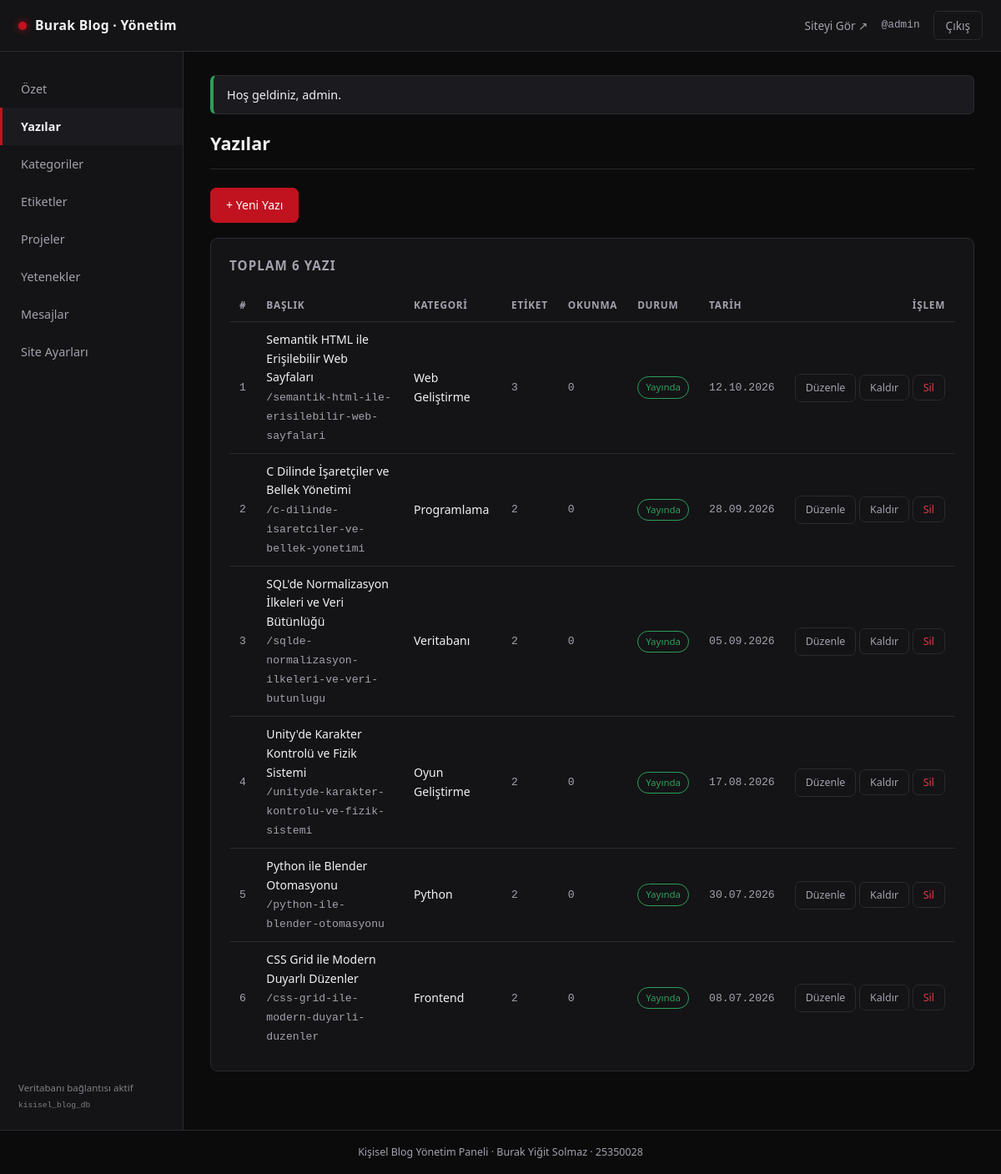
Page /admin/yazilar.php (signed in) on the committed database.
### tables this page shows
CREATE TABLE `articles` (
  `id`           INT UNSIGNED NOT NULL AUTO_INCREMENT,
  `category_id`  INT UNSIGNED NULL,
  `title`        VARCHAR(190) NOT NULL,
  `slug`         VARCHAR(190) NOT NULL,
  `summary`      VARCHAR(400) NOT NULL DEFAULT '',
  `content`      MEDIUMTEXT   NOT NULL,
  `cover_image`  VARCHAR(190) NULL,
  `view_count`   INT UNSIGNED NOT NULL DEFAULT 0,
  `is_published` TINYINT(1)   NOT NULL DEFAULT 1,
  `created_at`   DATETIME     NOT NULL DEFAULT CURRENT_TIMESTAMP,
  `updated_at`   DATETIME     NOT NULL DEFAULT CURRENT_TIMESTAMP ON UPDATE CURRENT_TIMESTAMP,
  PRIMARY KEY (`id`),
  UNIQUE KEY `uq_articles_slug` (`slug`),
  KEY `idx_articles_category` (`category_id`),
  KEY `idx_articles_published` (`is_published`, `created_at`),
  CONSTRAINT `fk_articles_category`
    FOREIGN KEY (`category_id`) REFERENCES `categories` (`id`)
    ON DELETE SET NULL ON UPDATE CASCADE
);

CREATE TABLE `categories` (
  `id`         INT UNSIGNED NOT NULL AUTO_INCREMENT,
  `name`       VARCHAR(80)  NOT NULL,
  `slug`       VARCHAR(100) NOT NULL,
  `created_at` DATETIME     NOT NULL DEFAULT CURRENT_TIMESTAMP,
  PRIMARY KEY (`id`),
  UNIQUE KEY `uq_categories_name` (`name`),
  UNIQUE KEY `uq_categories_slug` (`slug`)
);

### includes/functions.php (called while the page is built, shortened)
<?php
function e(?string $value): string
{
    return htmlspecialchars((string)$value, ENT_QUOTES, 'UTF-8');
}
function url(string $path = ''): string
{
    return BASE_URL . '/' . ltrim($path, '/');
}
function flash_get(): ?array
{
    if (isset($_SESSION['flash'])) {
        $flash = $_SESSION['flash'];
        return $flash;
    }
    return null;
}

### includes/db.php (called while the page is built, shortened)
<?php
function db(): PDO
{
    static $pdo = null;
    if ($pdo instanceof PDO) {
        return $pdo;
    }
    $dsn = sprintf(
        'mysql:host=%s;dbname=%s;charset=utf8mb4',
        DB_HOST,
        DB_NAME
    );
    try {
        $pdo = new PDO($dsn, DB_USER, DB_PASS, [
            PDO::ATTR_ERRMODE            => PDO::ERRMODE_EXCEPTION,
            PDO::ATTR_DEFAULT_FETCH_MODE => PDO::FETCH_ASSOC,
            PDO::ATTR_EMULATE_PREPARES   => false,
        ]);
    } catch (PDOException $e) {
        http_response_code(500);
        exit('Veritabanı bağlantısına erişilemiyor. XAMPP &gt; MySQL çalışıyor mu? (Detay: '
            . htmlspecialchars($e->getMessage(), ENT_QUOTES, 'UTF-8') . ')');
    }
    return $pdo;
}

### admin/includes/auth.php (called while the page is built, shortened)
<?php
require_once dirname(__DIR__, 2) . '/includes/db.php';
require_once dirname(__DIR__, 2) . '/includes/functions.php';
function current_admin(): ?array
{
    static $admin = null;
    if ($admin !== null) {
        return $admin;
    }
    $stmt = db()->prepare('SELECT id, username, created_at FROM admins WHERE id = ? LIMIT 1');
    $stmt->execute([(int)$_SESSION['admin_id']]);
    $row = $stmt->fetch();
    $admin = $row;
    return $admin;
}
function require_login(): array
{
    $admin = current_admin();
    return $admin;
}

### admin/yazilar.php (the view, shortened to what this page needs)
<?php
require_once __DIR__ . '/includes/auth.php';
require_login();
$pdo = db();
$articles = $pdo->query(
    'SELECT a.id, a.title, a.slug, a.view_count, a.is_published, a.created_at,
            c.name AS category_name,
            (SELECT COUNT(*) FROM article_tags at WHERE at.article_id = a.id) AS tag_count
     FROM articles a
     LEFT JOIN categories c ON c.id = a.category_id
     ORDER BY a.created_at DESC, a.id DESC'
)->fetchAll();
$adminTitle = 'Yazılar';
require __DIR__ . '/includes/layout-header.php';
?>
<div class="btn-row" style="margin-bottom:18px">
  <a class="btn btn-primary" href="<?= e(url('admin/yazi-form.php')) ?>">+ Yeni Yazı</a>
</div>
<section class="panel">
  <h2>Toplam <?= count($articles) ?> yazı</h2>
  <?php if (empty($articles)): ?>
    <p style="color:#a2a2ad;font-size:.9rem">Henüz yazı yok. “Yeni Yazı” ile başlayın.</p>
  <?php else: ?>
    <div class="table-wrap">
      <table class="admin-table">
        <thead>
          <tr>
            <th>#</th>
            <th>Başlık</th>
            <th>Kategori</th>
            <th>Etiket</th>
            <th>Okunma</th>
            <th>Durum</th>
            <th>Tarih</th>
            <th class="col-actions">İşlem</th>
          </tr>
        </thead>
        <tbody>
          <?php foreach ($articles as $row): ?>
            <tr>
              <td class="mono"><?= (int)$row['id'] ?></td>
              <td>
                <?= e($row['title']) ?><br>
                <span class="mono">/<?= e($row['slug']) ?></span>
              </td>
              <td><?= e($row['category_name'] ?? '—') ?></td>
              <td class="mono"><?= (int)$row['tag_count'] ?></td>
              <td class="mono"><?= (int)$row['view_count'] ?></td>
              <td>
                <?php if ((int)$row['is_published'] === 1): ?>
                  <span class="badge badge-success">Yayında</span>
                <?php else: ?>
                  <span class="badge badge-warn">Taslak</span>
                <?php endif; ?>
              </td>
              <td class="mono"><?= e(date('d.m.Y', strtotime((string)$row['created_at']))) ?></td>
              <td class="col-actions">
                <a class="btn btn-outline btn-sm" href="<?= e(url('admin/yazi-form.php?id=' . (int)$row['id'])) ?>">Düzenle</a>
                <form method="post" class="inline-form" action="<?= e(url('admin/yazilar.php')) ?>">
                  <button type="submit" class="btn btn-outline btn-sm">
                    <?= (int)$row['is_published'] === 1 ? 'Kaldır' : 'Yayınla' ?>
                  </button>
                </form>
                <form method="post" class="inline-form" action="<?= e(url('admin/yazilar.php')) ?>"
                      onsubmit="return confirm('Bu yazı kalıcı olarak silinsin mi?');">
                  <button type="submit" class="btn btn-danger btn-sm">Sil</button>
                </form>
              </td>
            </tr>
          <?php endforeach; ?>
        </tbody>
      </table>
    </div>
  <?php endif; ?>
</section>
<?php require __DIR__ . '/includes/layout-footer.php'; ?>

### admin/includes/layout-header.php (shortened to what this page needs)
<?php
$currentAdmin = current_admin();
$adminTitle   = $adminTitle ?? 'Yönetim Paneli';
$currentFile  = basename($_SERVER['SCRIPT_NAME'] ?? 'index.php');
$menu = [
    'index.php'       => 'Özet',
    'yazilar.php'     => 'Yazılar',
    'kategoriler.php' => 'Kategoriler',
    'etiketler.php'   => 'Etiketler',
    'projeler.php'    => 'Projeler',
    'yetenekler.php'  => 'Yetenekler',
    'mesajlar.php'    => 'Mesajlar',
    'ayarlar.php'     => 'Site Ayarları',
];
?>
<!DOCTYPE html>
<html lang="tr">
<head>
  <link rel="stylesheet" href="<?= e(url('admin/assets/admin.css')) ?>">
</head>
<body>
  <header class="admin-topbar">
    <a class="admin-brand" href="<?= e(url('admin/index.php')) ?>">
      <span class="admin-brand-dot"></span> Burak Blog · Yönetim
    </a>
    <div class="admin-topbar-right">
      <a class="admin-site-link" href="<?= e(url()) ?>" target="_blank" rel="noopener">Siteyi Gör ↗</a>
      <?php if ($currentAdmin): ?>
        <span class="admin-user">@<?= e($currentAdmin['username']) ?></span>
        <a class="admin-logout" href="<?= e(url('admin/logout.php')) ?>">Çıkış</a>
      <?php endif; ?>
    </div>
  </header>
  <div class="admin-shell">
    <aside class="admin-sidebar">
      <nav aria-label="Yönetim menüsü">
        <ul>
          <?php foreach ($menu as $file => $label): ?>
            <li>
              <a class="<?= $currentFile === $file ? 'active' : '' ?>"
                 href="<?= e(url('admin/' . $file)) ?>"><?= e($label) ?></a>
            </li>
          <?php endforeach; ?>
        </ul>
      </nav>
      <p class="admin-version">Veritabanı bağlantısı aktif<br><small>kisisel_blog_db</small></p>
    </aside>
    <main class="admin-main">
      <?php $flash = flash_get(); ?>
      <?php if ($flash): ?>
        <div class="admin-flash admin-flash-<?= e($flash['type']) ?>">
          <?= e($flash['message']) ?>
        </div>
      <?php endif; ?>
      <h1 class="admin-title"><?= e($adminTitle) ?></h1>

### admin/assets/admin.css (style rules this page uses)
:root { --a-bg: #0b0b0c; --a-panel: #141416; --a-panel-2: #1b1b1f; --a-border: #2a2a30; --a-text: #f0f0f2; --a-text-2: #a2a2ad; --a-accent: #c1121f; --a-accent-2: #e63946; --a-success: #2e9e5b; --a-warn: #d99b1f; }
* { margin: 0; padding: 0; box-sizing: border-box; }
body { font-family: "Segoe UI", Roboto, Helvetica, Arial, sans-serif; background: var(--a-bg); color: var(--a-text); line-height: 1.6; font-size: 15px; }
a { color: inherit; text-decoration: none; }
ul { list-style: none; }
.admin-topbar { position: sticky; top: 0; z-index: 30; display: flex; align-items: center; justify-content: space-between; gap: 16px; padding: 0 22px; height: 62px; background: var(--a-panel); border-bottom: 1px solid var(--a-border); }
.admin-brand { display: flex; align-items: center; gap: 10px; font-weight: 700; font-size: 0.98rem; letter-spacing: 0.02em; }
.admin-brand-dot { width: 10px; height: 10px; border-radius: 50%; background: var(--a-accent); box-shadow: 0 0 10px rgba(193, 18, 31, 0.8); }
.admin-topbar-right { display: flex; align-items: center; gap: 16px; font-size: 0.85rem; }
.admin-site-link { color: var(--a-text-2); }
.admin-user { color: var(--a-text-2); font-family: Consolas, monospace; font-size: 0.8rem; }
.admin-logout { padding: 6px 14px; border: 1px solid var(--a-border); border-radius: 6px; color: var(--a-text-2); transition: all 0.2s ease; }
.admin-shell { display: grid; grid-template-columns: 220px minmax(0, 1fr); min-height: calc(100vh - 62px); }
.admin-sidebar { background: var(--a-panel); border-right: 1px solid var(--a-border); padding: 22px 0; display: flex; flex-direction: column; justify-content: space-between; }
.admin-sidebar nav ul li a { display: block; padding: 11px 22px; color: var(--a-text-2); font-size: 0.9rem; border-left: 3px solid transparent; transition: all 0.18s ease; }
.admin-sidebar nav ul li a.active { border-left-color: var(--a-accent); background: var(--a-panel-2); color: var(--a-text); font-weight: 600; }
.admin-version { padding: 0 22px; font-size: 0.72rem; color: var(--a-text-2); opacity: 0.75; }
.admin-version small { font-family: Consolas, monospace; }
.admin-main { padding: 28px 32px 48px; min-width: 0; }
.admin-title { font-size: 1.35rem; margin-bottom: 22px; padding-bottom: 12px; border-bottom: 1px solid var(--a-border); }
.admin-flash { padding: 11px 16px; border-radius: 7px; margin-bottom: 18px; font-size: 0.9rem; border: 1px solid var(--a-border); border-left: 4px solid var(--a-accent); background: var(--a-panel-2); }
.admin-flash-success { border-left-color: var(--a-success); }
.panel { background: var(--a-panel); border: 1px solid var(--a-border); border-radius: 9px; padding: 20px 22px; margin-bottom: 22px; }
.panel h2 { font-size: 0.95rem; text-transform: uppercase; letter-spacing: 0.07em; color: var(--a-text-2); margin-bottom: 16px; }
.admin-table { width: 100%; border-collapse: collapse; font-size: 0.88rem; }
.admin-table th { text-align: left; padding: 10px 12px; font-size: 0.74rem; text-transform: uppercase; letter-spacing: 0.06em; color: var(--a-text-2); border-bottom: 1px solid var(--a-border); white-space: nowrap; }
.admin-table td { padding: 10px 12px; border-bottom: 1px solid var(--a-border); vertical-align: middle; }
.admin-table tr:last-child td { border-bottom: none; }
.admin-table .col-actions { text-align: right; white-space: nowrap; }
.table-wrap { overflow-x: auto; }
.mono { font-family: Consolas, monospace; font-size: 0.82rem; color: var(--a-text-2); }
.badge { display: inline-block; padding: 3px 9px; border-radius: 999px; font-size: 0.72rem; border: 1px solid var(--a-border); color: var(--a-text-2); white-space: nowrap; }
.badge-success { border-color: var(--a-success); color: var(--a-success); }
.inline-form { display: inline; }
.btn { display: inline-block; padding: 9px 18px; border-radius: 7px; border: 1px solid transparent; font-family: inherit; font-size: 0.88rem; cursor: pointer; transition: all 0.18s ease; background: transparent; color: var(--a-text); }
.btn-primary { background: var(--a-accent); border-color: var(--a-accent); color: #fff; }
.btn-outline { border-color: var(--a-border); color: var(--a-text-2); }
.btn-danger { color: var(--a-accent-2); border-color: var(--a-border); }
.btn-sm { padding: 6px 12px; font-size: 0.78rem; }
.btn-row { display: flex; gap: 10px; flex-wrap: wrap; margin-top: 8px; }

### rows in the picture
articles: id "1", title "Semantik HTML ile Erişilebilir Web Sayfaları", slug "semantik-html-ile-erisilebilir-web-sayfalari", category.name "Web Geliştirme", tag_count "3", view_count "0", is_published "Yayında", created_at "12.10.2026"
articles: id "2", title "C Dilinde İşaretçiler ve Bellek Yönetimi", slug "c-dilinde-isaretciler-ve-bellek-yonetimi", category.name "Programlama", tag_count "2", view_count "0", is_published "Yayında", created_at "28.09.2026"
articles: id "3", title "SQL'de Normalizasyon İlkeleri ve Veri Bütünlüğü", slug "sqlde-normalizasyon-ilkeleri-ve-veri-butunlugu", category.name "Veritabanı", tag_count "2", view_count "0", is_published "Yayında", created_at "05.09.2026"
articles: id "4", title "Unity'de Karakter Kontrolü ve Fizik Sistemi", slug "unityde-karakter-kontrolu-ve-fizik-sistemi", category.name "Oyun Geliştirme", tag_count "2", view_count "0", is_published "Yayında", created_at "17.08.2026"
articles: id "5", title "Python ile Blender Otomasyonu", slug "python-ile-blender-otomasyonu", category.name "Python", tag_count "2", view_count "0", is_published "Yayında", created_at "30.07.2026"
articles: id "6", title "CSS Grid ile Modern Duyarlı Düzenler", slug "css-grid-ile-modern-duyarli-duzenler", category.name "Frontend", tag_count "2", view_count "0", is_published "Yayında", created_at "08.07.2026"

### other values in the picture
$currentAdmin['username'] "admin"
$label "Özet"
$label "Yazılar"
$label "Kategoriler"
$label "Etiketler"
$label "Projeler"
$label "Yetenekler"
$label "Mesajlar"
$label "Site Ayarları"
$flash['message'] "Hoş geldiniz, admin."
$adminTitle "Yazılar"
count($articles) "6"
